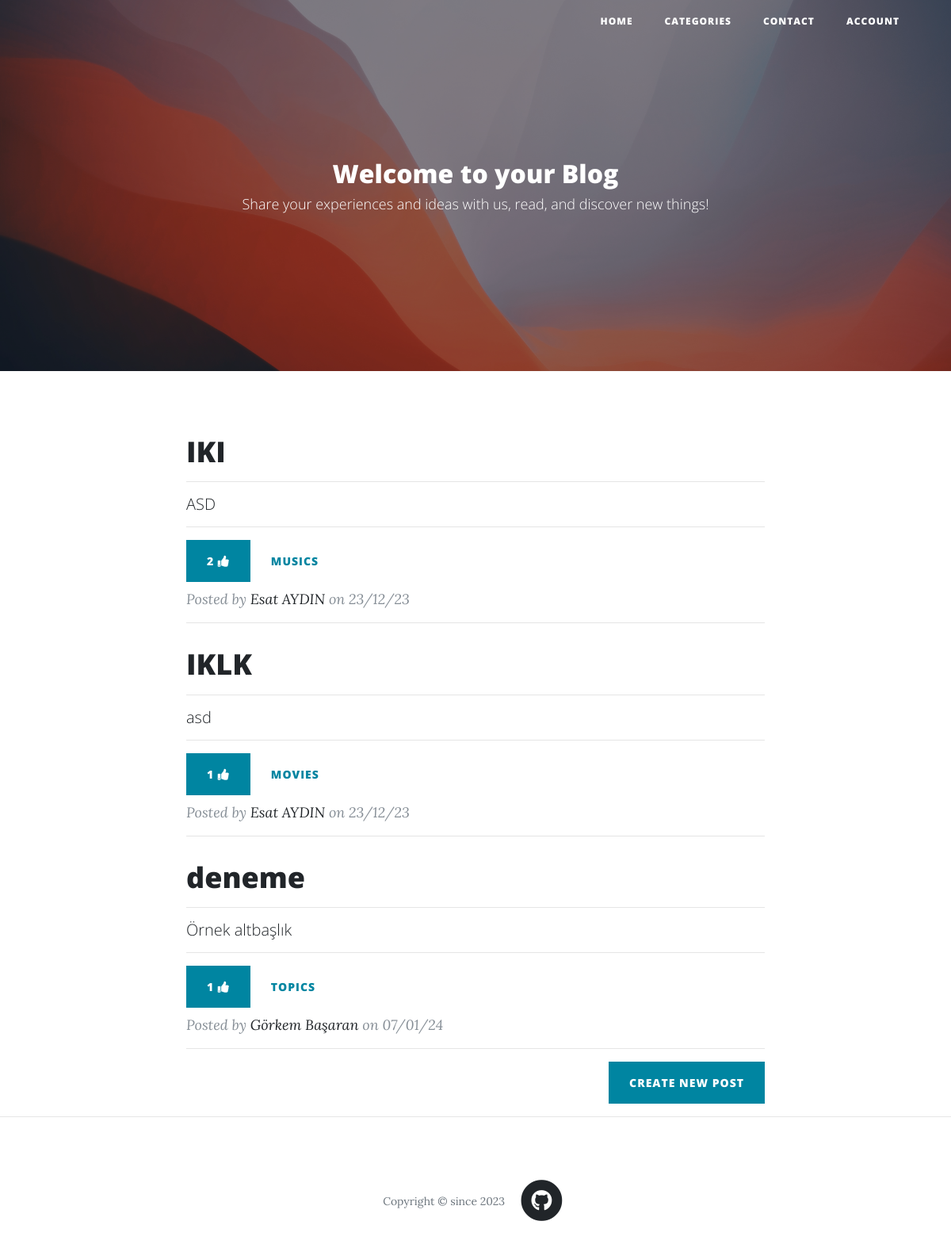
The page / on the database its author committed.
### database.py (models this page shows)
class BlogPost(db.Model):
    __tablename__ = "posts"
    id = db.Column(db.Integer, primary_key=True)
    author_id = db.Column(db.Integer, db.ForeignKey("users.id"))
    author = relationship("User", back_populates="posts")
    title = db.Column(db.String(250), nullable=False)
    subtitle = db.Column(db.String(250), nullable=False)
    date = db.Column(db.String(250), nullable=False)
    body = db.Column(db.Text, nullable=False)
    category = db.Column(db.Text)
    like_num = db.Column(db.Integer)
    img_url = db.Column(db.String(250), nullable=False)
    likes = db.Column(db.String(250))
    comments = relationship("Comment", back_populates="parent_post", order_by="desc(Comment.like_num)")

class User(UserMixin, db.Model):
    __tablename__ = "users"
    id = db.Column(db.Integer, primary_key=True)
    name = db.Column(db.String(100), nullable=False)
    surname = db.Column(db.String(100), nullable=False)
    email = db.Column(db.String(120), unique=True, nullable=False)
    phone = db.Column(db.String(15), nullable=False)
    password = db.Column(db.String(200), nullable=False)
    posts = relationship("BlogPost", back_populates="author")
    comments = relationship("Comment", back_populates="comment_author")

### server.py (the view)
@app.route("/", methods=["GET"])
def get_all_posts():
    posts = BlogPost.query.order_by(BlogPost.like_num.desc()).all()
    return render_template("index.html", all_posts=posts)

### templates/index.html (shortened to what this page needs)
{% include "header.html" %}
  <header class="masthead" style="background-image: url('/static/img/index.jpeg')">
    <div class="overlay"></div>
    <div class="container">
      <div class="row">
        <div class="col-lg-8 col-md-10 mx-auto">
          <div class="site-heading">
            <h2>Welcome to your Blog</h2>
            <span style="font-size: 18px;" class="subheading">Share your experiences and ideas with us, read, and discover new things!</span>
          </div>
        </div>
      </div>
    </div>
  </header>
  <div class="container">
    <div class="row">
      <div class="col-lg-8 col-md-10 mx-auto">
        {% for post in all_posts %}
        <div class="post-preview">
          <a href="{{ url_for('show_post', index=post.id) }}">
            <h2 class="post-title">
              {{post.title}}
            </h2>
            <hr>
            <h5 class="post-subtitle">
              {{post.subtitle}}
            </h5>
            <hr>
          </a>
          <div class="d-flex align-items-center mb-2">
            <div class="likeNumber btn btn-primary me-2">{{ post.like_num }}
              <i style="color: #ffffff; border: #0085a1;" class="fas fa-thumbs-up"></i>
            </div>
            <a style="color: #0085a1;" href="{{ url_for('get_category', name=post.category.lower()) }}" class="btn btn-link">{{ post.category }}</a>
          </div>
          <p class="post-meta mb-0">
              Posted by
              <a href="{{ url_for('show_profile', user_id=post.author.id) }}" class="author-link">{{ post.author.name }} {{ post.author.surname }}</a>
              on {{ post.date }}
          </p>
        </div>
        <hr>
        {% endfor %}
        <div class="clearfix">
          <a class="btn btn-primary float-right" href="{{url_for('new_post')}}">Create New Post</a>
        </div>
      </div>
    </div>
  </div>
  <hr>
{% include "footer.html" %}

### rows shown on the page
BlogPost: title "IKI", subtitle "ASD", like_num "2", category "MUSICS", author.name "Esat", author.surname "AYDIN", date "23/12/23"
BlogPost: title "IKLK", subtitle "asd", like_num "1", category "MOVIES", author.name "Esat", author.surname "AYDIN", date "23/12/23"
BlogPost: title "deneme", subtitle "Örnek altbaşlık", like_num "1", category "TOPICS", author.name "Görkem", author.surname "Başaran", date "07/01/24"
